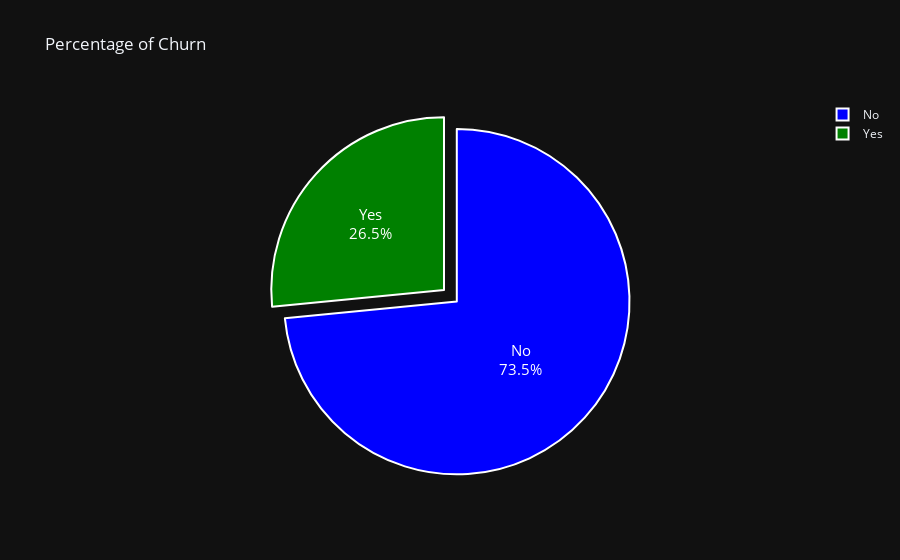

The code cell stored with this chart in its notebook:
### Code cell
colors = ['blue', 'green']
fig = px.pie(churn_clean, values=round(churn_clean.Churn.value_counts()*100 / len(churn),2),names=churn_clean.Churn.unique(),
      title='Percentage of Churn')
fig.update_layout(template='plotly_dark')
fig.update_traces(hoverinfo='label+percent', textfont_size=15,
                  textinfo='label+percent', pull=[0.1, 0],
                  marker=dict(colors=colors, line=dict(color='#FFFFFF', width=2)))

### Figure 1 — Plotly figure (JSON) as saved in the notebook; plotly's stock layout.template omitted (floating-point values rounded to 4 significant figures)
{"data": [{"domain": {"x": [0, 1], "y": [0, 1]}, "hoverinfo": "label+percent", "hovertemplate": "label=%{label}<br>value=%{value}<extra></extra>", "labels": ["No", "Yes"], "legendgroup": "", "marker": {"colors": ["blue", "green"], "line": {"color": "#FFFFFF", "width": 2}}, "name": "", "pull": [0.1, 0], "showlegend": true, "textfont": {"size": 15}, "textinfo": "label+percent", "type": "pie", "values": [73.46, 26.54]}], "layout": {"legend": {"tracegroupgap": 0}, "title": {"text": "Percentage of Churn"}}}
